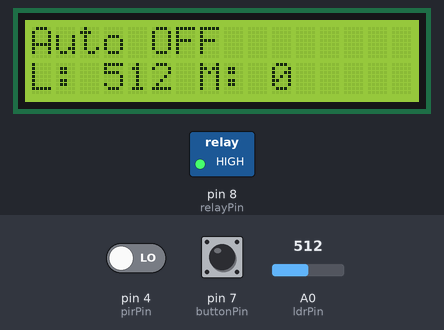
Bench run of a sketch on a simulated Arduino Uno, built with avr-gcc and run on an emulated ATmega328P. On the bench: 16×2 character LCD, switched loads named in the sketch (green lamp = pin HIGH). Dashed ring = blinking. The test bench sets the inputs (shaded band); at power-on: pin 7 (buttonPin) HIGH, A0 (ldrPin) = 512, pin 4 (pirPin) LOW.

Above: at 3.2 s.
3.3 s: pin 7 (buttonPin) pulled LOW for 3.2 s
At 4.6 s:
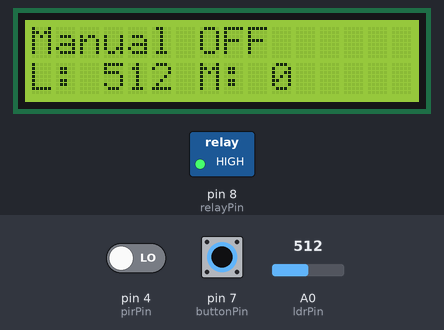
8.0 s: A0 (ldrPin) set to 490
At 9.7 s:
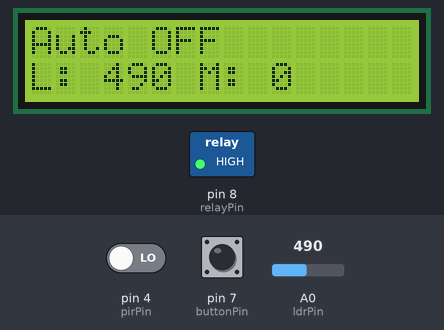
10.0 s: pin 4 (pirPin) driven HIGH
At 11.0 s:
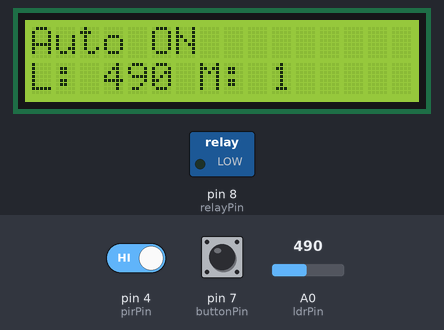
13.1 s: pin 7 (buttonPin) pulled LOW for 3.2 s
At 16.5 s:
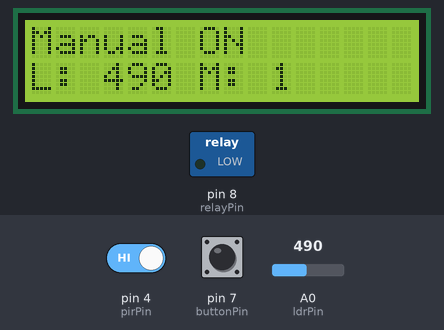
18.2 s: A0 (ldrPin) set to 515
At 19.9 s:
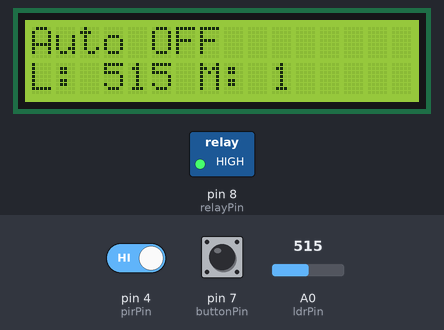
20.4 s: pin 4 (pirPin) driven LOW
At 21.1 s:
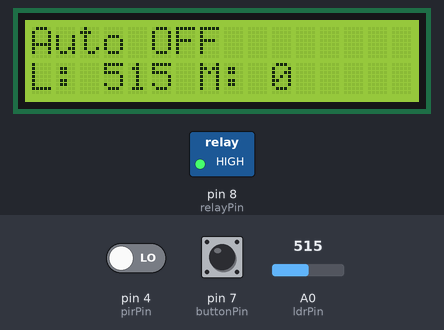
Timing chart, 0 to 22.9 s (numbered marks = the images above; inputs shaded):
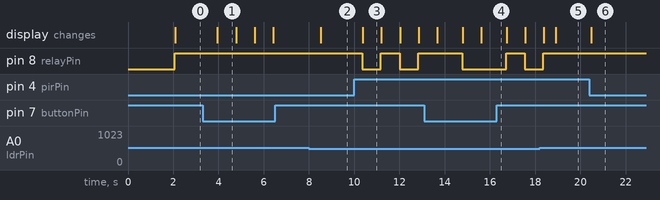

The sketch:

code.ino
```cpp
#include <Wire.h>
#include <LiquidCrystal_I2C.h>
#define ldrPin A0
#define pirPin 4
#define relayPin 8
#define buttonPin 7
LiquidCrystal_I2C lcd(0x27, 16, 2);
int ldrValue = 0;
int motion = 0;
int threshold = 500;
bool autoMode = true;
bool lightState = false;
void setup() {
  pinMode(pirPin, INPUT);
  pinMode(relayPin, OUTPUT);
  pinMode(buttonPin, INPUT_PULLUP);
  lcd.init();
  lcd.backlight();
  Serial.begin(9600);
  delay(2000);
}

void loop() {
  ldrValue = analogRead(ldrPin);
  motion = digitalRead(pirPin);

  if(digitalRead(buttonPin) == LOW){
    autoMode = !autoMode;
    delay(300);
  }
  if(autoMode){
    if(ldrValue < threshold && motion == HIGH){
      lightState = !lightState;
      delay(300);
    }
  }
  digitalWrite(relayPin, lightState ? LOW:HIGH);

  lcd.clear();
  lcd.setCursor(0, 0);
  lcd.print(autoMode ? "Auto ": "Manual ");
  lcd.print(lightState ? "ON ":"OFF");
  lcd.setCursor(0, 1);
  lcd.print("L: ");
  lcd.print(ldrValue);
  lcd.print(" M: ");
  lcd.print(motion);

  delay(500);
}
```

Measured:
- the behaviour switches between 499 and 500 on A0 (ldrPin) (found by bisection; images 4 and 5)
- after the input at 3.3 s, the display: changes after 0.66 s (image 1)
- after the input at 8.0 s, the display: changes after 0.52 s (image 2)
- after the input at 10.0 s, pin 8 (relayPin): alternates HIGH for 0.82 s and LOW for 0.82 s, starting after 0.36 s; the display: changes after 0.38 s (image 3)
- after the input at 13.1 s, the display: first changes after 0.57 s (image 4 shows a later state)
- after the input at 18.2 s, pin 8 (relayPin): goes on until 18.4 s, then stays HIGH; the display: first differs from a run without the input after 0.71 s (image 5)
- after the input at 20.4 s, the display: changes after 0.08 s (image 6)
